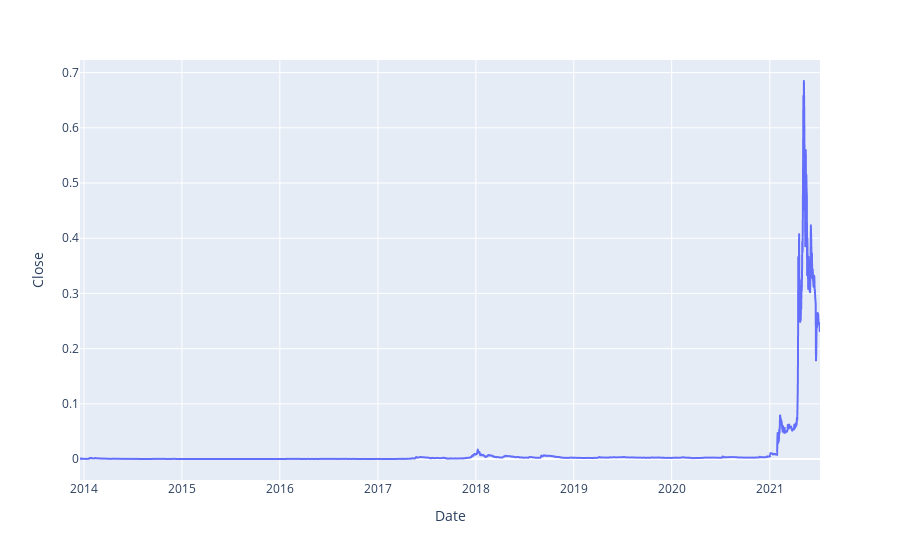

Notebook code cell kept with this figure:
### Code cell
fig = px.line(data, x='Date', y="Close")
fig.show();

### Figure 1 — Plotly figure (JSON) as saved in the notebook; plotly's stock layout.template omitted (floating-point values rounded to 4 significant figures; data arrays with more than 128 entries replaced by an {"elided": "..."} marker saying what was removed)
{"data": [{"hovertemplate": "Date=%{x}<br>Close=%{y}<extra></extra>", "legendgroup": "", "line": {"color": "#636efa", "dash": "solid"}, "marker": {"symbol": "circle"}, "mode": "lines", "name": "", "showlegend": false, "x": {"elided": "2760 str values"}, "xaxis": "x", "y": {"elided": "2760 float values"}, "yaxis": "y", "type": "scattergl"}], "layout": {"xaxis": {"anchor": "y", "domain": [0, 1], "title": {"text": "Date"}}, "yaxis": {"anchor": "x", "domain": [0, 1], "title": {"text": "Close"}}, "legend": {"tracegroupgap": 0}, "margin": {"t": 60}}}
